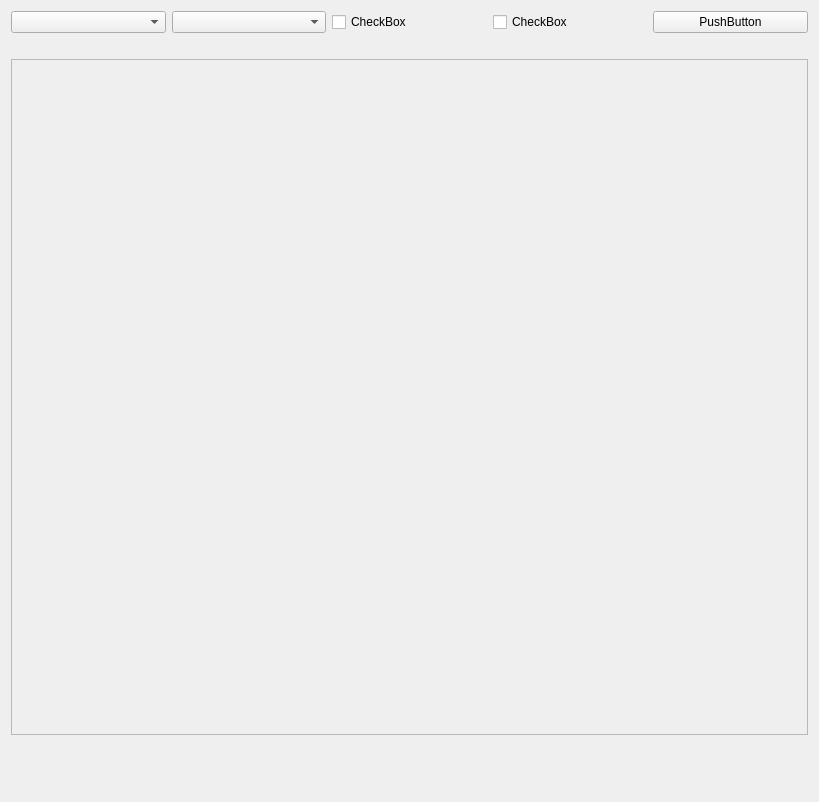
<?xml version="1.0" encoding="UTF-8"?>
<ui version="4.0">
 <class>fitting_tab</class>
 <widget class="QWidget" name="fitting_tab">
  <property name="geometry">
   <rect>
    <x>0</x>
    <y>0</y>
    <width>819</width>
    <height>802</height>
   </rect>
  </property>
  <property name="windowTitle">
   <string>Form</string>
  </property>
  <layout class="QVBoxLayout" name="verticalLayout">
   <item>
    <layout class="QHBoxLayout" name="controlLayout">
     <property name="sizeConstraint">
      <enum>QLayout::SetDefaultConstraint</enum>
     </property>
     <property name="rightMargin">
      <number>0</number>
     </property>
     <item>
      <widget class="QComboBox" name="comboBox_2"/>
     </item>
     <item>
      <widget class="QComboBox" name="comboBox"/>
     </item>
     <item>
      <widget class="QCheckBox" name="checkBox">
       <property name="text">
        <string>CheckBox</string>
       </property>
      </widget>
     </item>
     <item>
      <widget class="QCheckBox" name="checkBox_2">
       <property name="text">
        <string>CheckBox</string>
       </property>
      </widget>
     </item>
     <item>
      <widget class="QPushButton" name="pushButton">
       <property name="text">
        <string>PushButton</string>
       </property>
      </widget>
     </item>
    </layout>
   </item>
   <item>
    <spacer name="horizontalSpacer">
     <property name="orientation">
      <enum>Qt::Horizontal</enum>
     </property>
     <property name="sizeHint" stdset="0">
      <size>
       <width>40</width>
       <height>20</height>
      </size>
     </property>
    </spacer>
   </item>
   <item>
    <widget class="QFrame" name="canvasFrame">
     <property name="sizePolicy">
      <sizepolicy hsizetype="Expanding" vsizetype="Expanding">
       <horstretch>0</horstretch>
       <verstretch>0</verstretch>
      </sizepolicy>
     </property>
     <property name="frameShape">
      <enum>QFrame::StyledPanel</enum>
     </property>
     <property name="frameShadow">
      <enum>QFrame::Raised</enum>
     </property>
    </widget>
   </item>
   <item>
    <spacer name="horizontalSpacer_2">
     <property name="orientation">
      <enum>Qt::Horizontal</enum>
     </property>
     <property name="sizeHint" stdset="0">
      <size>
       <width>40</width>
       <height>20</height>
      </size>
     </property>
    </spacer>
   </item>
   <item>
    <layout class="QHBoxLayout" name="optionsLayout">
     <property name="sizeConstraint">
      <enum>QLayout::SetFixedSize</enum>
     </property>
     <item>
      <widget class="QWidget" name="QuickEditWidget" native="true">
       <property name="sizePolicy">
        <sizepolicy hsizetype="Expanding" vsizetype="Preferred">
         <horstretch>0</horstretch>
         <verstretch>0</verstretch>
        </sizepolicy>
       </property>
       <property name="minimumSize">
        <size>
         <width>0</width>
         <height>30</height>
        </size>
       </property>
      </widget>
     </item>
    </layout>
   </item>
  </layout>
 </widget>
 <resources/>
 <connections/>
</ui>
